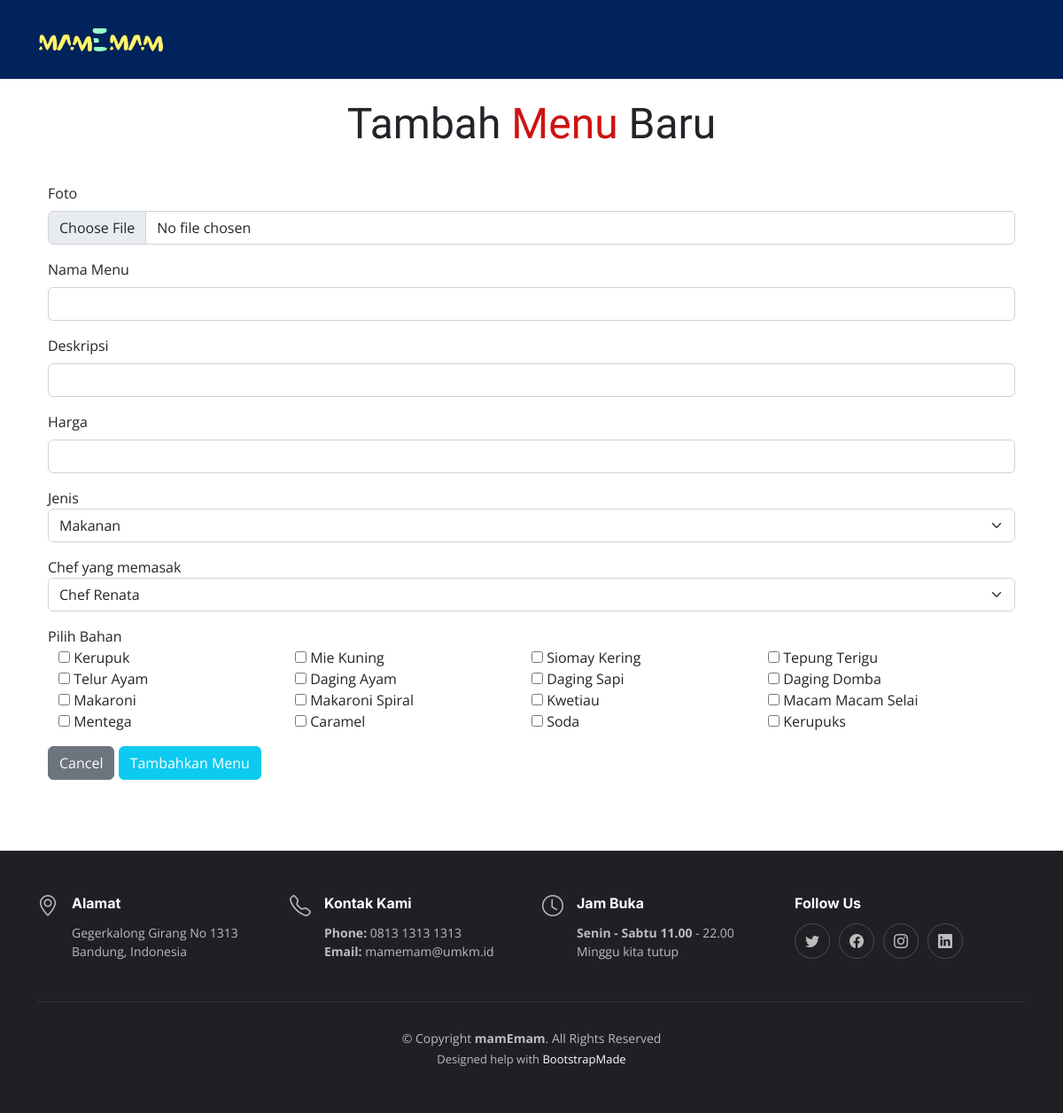
Page /addMenu.php on the committed database.
### tables this page shows
CREATE TABLE `bahan` (
  `id_bahan` int(11) NOT NULL,
  `nama_bahan` varchar(50) NOT NULL,
  `stok_bahan` int(11) NOT NULL,
  `harga_bahan` int(11) NOT NULL
);

### function.php (called while the page is built, shortened)
<?php
include('config.php');
function readBahan()
{
    global $conn;
    $query = "SELECT * from bahan";
    $result = mysqli_query($conn, $query);
    return $result;
}
function readChef()
{
    global $conn;
    $query = $query = "SELECT * FROM chef";
    $result = mysqli_query($conn, $query);
    return $result;
}
?>

### addMenu.php (the view, shortened to what this page needs)
<?php
include("function.php");
$listChef = readChef();
$listBahan = readBahan();
?>
<!DOCTYPE html>
<html lang="en">
<head>
  <link href="assets/vendor/bootstrap/css/bootstrap.min.css" rel="stylesheet">
  <link href="assets/vendor/bootstrap-icons/bootstrap-icons.css" rel="stylesheet">
  <link href="assets/vendor/aos/aos.css" rel="stylesheet">
  <link href="assets/vendor/glightbox/css/glightbox.min.css" rel="stylesheet">
  <link href="assets/vendor/swiper/swiper-bundle.min.css" rel="stylesheet">
  <link href="assets/css/main.css" rel="stylesheet">
</head>
<body>
  <header id="header" class="header fixed-top d-flex align-items-center" style="background-color: #00235B">
    <div class="container d-flex align-items-center justify-content-between">
      <a href="index.php" class="logo d-flex align-items-center me-auto me-lg-0">
        <img src="assets/img/logo.png" alt="">
      </a>
    </div>
  </header>
  <main id="main">
    <section id="add-menu" class="about">
      <div class="container" data-aos="fade-up">
        <div class="section-header">
          <br>
          <p>Tambah<span> Menu </span>Baru</p>
        </div>
        <div class="gradient-custom-1 h-100">
          <div class="mask d-flex align-items-center h-100">
            <div class="container">
              <form action="#" method="POST" id="form-add" enctype="multipart/form-data">
                <div class="mb-3">
                  <label for="foto_makanan" class="form-label">Foto</label>
                  <input class="form-control" type="file" id="foto_makanan" name="foto_makanan" required>
                </div>
                <div class="mb-3">
                  <label for="nama_menu" class="form-label">Nama Menu</label>
                  <input type="text" class="form-control" id="nama_menu" name="nama_menu" required>
                </div>
                <div class="mb-3">
                  <label for="deskripsi" class="form-label">Deskripsi</label>
                  <input type="text" class="form-control" id="deskripsi" name="deskripsi" required>
                </div>
                <div class="mb-3">
                  <label for="harga_menu" class="form-label">Harga</label>
                  <input type="text" class="form-control" id="harga_menu" name="harga_menu" required>
                </div>
                <div class="mb-3">
                  <label for="jenis_menu">Jenis</label>
                  <select class="form-select" aria-label="Category" id="jenis_menu" name="jenis_menu" required>
                    <option value="1">Makanan</option>
                  </select>
                </div>
                <div class="mb-3">
                  <label for="chef">Chef yang memasak</label>
                  <select class="form-select" aria-label="Category" id="chef" name="chef" required>
                    <?php
                    foreach ($listChef as $chef) { ?>
                      <option value="<?= $chef['id_chef'] ?>">
                        Chef <?= $chef['nama_chef'] ?>
                      </option>
                      <?php
                    }
                    ?>
                  </select>
                </div>
                <div class="mb-3">
                  <label for="menu">Pilih Bahan</label>
                  <div class="container">
                    <div class="row g-0">
                      <?php
                      foreach ($listBahan as $bahan) { ?>
                        <div class="col-md-3">
                          <input type="checkbox" name="bahan[]" value="<?= $bahan['id_bahan'] ?>">
                          <label>
                            <?= $bahan['nama_bahan'] ?>
                          </label>
                        </div>
                        <?php
                      }
                      ?>
                    </div>
                  </div>
                </div>
                <a href="admin.php"><button type="button" class="btn btn-secondary"
                    data-bs-dismiss="modal">Cancel</button></a>
                <button type="submit" class="btn btn-info text-white" name="btn-add" id="btn-add"
                  form="form-add">Tambahkan Menu</button>
              </form>
            </div>
          </div>
        </div>
      </div>
    </section>
  </main>
  <footer id="footer" class="footer">
    <div class="container">
      <div class="row gy-3">
        <div class="col-lg-3 col-md-6 d-flex">
          <i class="bi bi-geo-alt icon"></i>
          <div>
            <h4>Alamat</h4>
            <p>
              Gegerkalong Girang No 1313 <br>
              Bandung, Indonesia<br>
            </p>
          </div>
        </div>
        <div class="col-lg-3 col-md-6 footer-links d-flex">
          <i class="bi bi-telephone icon"></i>
          <div>
            <h4>Kontak Kami</h4>
            <p>
              <strong>Phone:</strong> 0813 1313 1313<br>
              <strong>Email:</strong> mamemam@umkm.id<br>
            </p>
          </div>
        </div>
        <div class="col-lg-3 col-md-6 footer-links d-flex">
          <i class="bi bi-clock icon"></i>
          <div>
            <h4>Jam Buka</h4>
            <p>
              <strong>Senin - Sabtu 11.00</strong> - 22.00<br>
              Minggu kita tutup
            </p>
          </div>
        </div>
        <div class="col-lg-3 col-md-6 footer-links">
          <h4>Follow Us</h4>
          <div class="social-links d-flex">
            <a href="https://twitter.com/PiTheciasss" class="twitter"><i class="bi bi-twitter"></i></a>
            <a href="https://www.facebook.com/rafiarsalan.rafiarsalan/" class="facebook"><i
                class="bi bi-facebook"></i></a>
            <a href="https://www.instagram.com/raparsalan/" class="instagram"><i class="bi bi-instagram"></i></a>
            <a href="https://www.linkedin.com/in/raparsalan/" class="linkedin"><i class="bi bi-linkedin"></i></a>
          </div>
        </div>
      </div>
    </div>
    <div class="container">
      <div class="copyright">
        &copy; Copyright <strong><span>mamEmam</span></strong>. All Rights Reserved
      </div>
      <div class="credits">Designed help with <a href="https://bootstrapmade.com/">BootstrapMade</a>
      </div>
    </div>
  </footer>
</body>
</html>

### assets/css/main.css (style rules this page uses)
:root { --font-default: "Open Sans", system-ui, -apple-system, "Segoe UI", Roboto, "Helvetica Neue", Arial, "Noto Sans", "Liberation Sans", sans-serif, "Apple Color Emoji", "Segoe UI Emoji", "Segoe UI Symbol", "Noto Color Emoji"; --font-primary: "Amatic SC", sans-serif; --font-secondary: "Inter", sans-serif; }
:root { --color-default: #212529; --color-primary: #ce1212; --color-secondary: #37373f; }
:root { scroll-behavior: smooth; }
body { font-family: var(--font-default); color: var(--color-default); }
a { color: var(--color-primary); text-decoration: none; }
h1, h2, h3, h4, h5, h6 { font-family: var(--font-secondary); }
section { overflow: hidden; padding: 80px 0; }
.section-header { text-align: center; padding-bottom: 30px; }
.section-header p { margin: 0; font-size: 48px; font-weight: 400; font-family: var(--font-primary); }
.section-header p span { color: var(--color-primary); }
.header { background: #fff; transition: all 0.5s; z-index: 997; height: 90px; border-bottom: 1px solid #fff; }
.header .logo img { max-height: 40px; margin-right: 6px; }
section { scroll-margin-top: 90px; }
.footer { font-size: 14px; background-color: #1f1f24; padding: 50px 0; color: rgba(255, 255, 255, 0.7); }
.footer .icon { margin-right: 15px; font-size: 24px; line-height: 0; }
.footer h4 { font-size: 16px; font-weight: bold; position: relative; padding-bottom: 5px; color: #fff; }
.footer .footer-links { margin-bottom: 30px; }
.footer .social-links a { display: flex; align-items: center; justify-content: center; width: 40px; height: 40px; border-radius: 50%; border: 1px solid rgba(255, 255, 255, 0.2); font-size: 16px; color: rgba(255, 255, 255, 0.7); margin-right: 10px; transition: 0.3s; }
.footer .copyright { text-align: center; padding-top: 30px; border-top: 1px solid rgba(255, 255, 255, 0.1); }
.footer .credits { padding-top: 4px; text-align: center; font-size: 13px; }
.footer .credits a { color: #fff; }

### rows in the picture
bahan: nama_bahan "Kerupuk"
bahan: nama_bahan "Mie Kuning"
bahan: nama_bahan "Siomay Kering"
bahan: nama_bahan "Tepung Terigu"
bahan: nama_bahan "Telur Ayam"
bahan: nama_bahan "Daging Ayam"
bahan: nama_bahan "Daging Sapi"
bahan: nama_bahan "Daging Domba"
bahan: nama_bahan "Makaroni"
bahan: nama_bahan "Makaroni Spiral"
bahan: nama_bahan "Kwetiau"
bahan: nama_bahan "Macam Macam Selai"
bahan: nama_bahan "Mentega"
bahan: nama_bahan "Caramel"
bahan: nama_bahan "Soda"
bahan: nama_bahan "Kerupuks"
